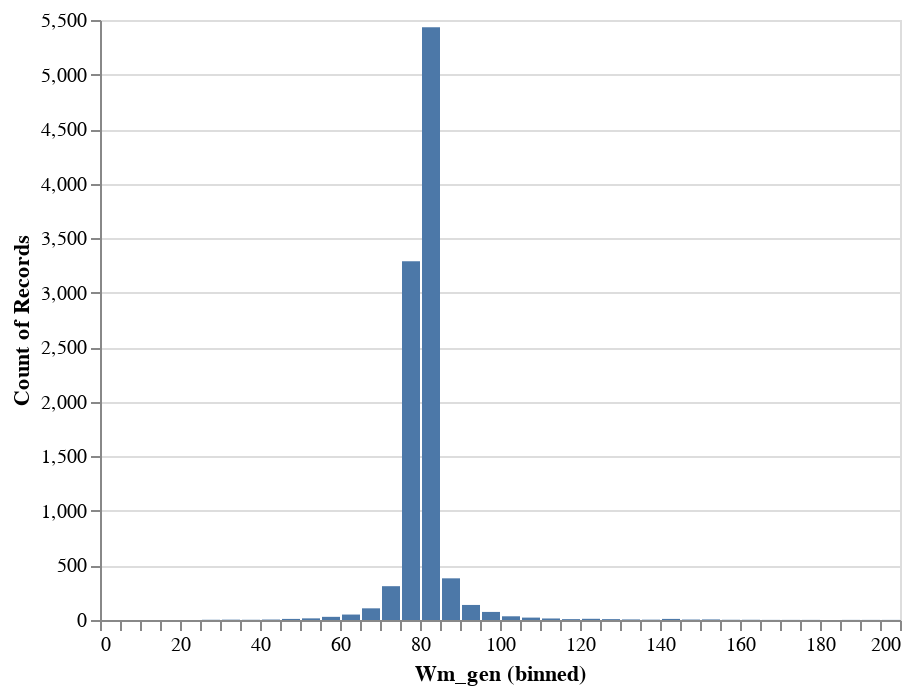

Notebook code for this chart:
### Markdown cell above
## Dataset
Simple W -> l nu data samples are used. Below, the generated W mass (Wm_gen), jigsaw reconstructed W mass (Wm_reco) and the difference of the two are shown.

### Code cell
alt.Chart(y_test).mark_bar().encode(alt.X(f"{definitions.TARGETS[dataset][target][0]}:Q", bin=alt.Bin(extent=[0, 200], step=5)), y="count()")

### Figure 1 — Vega-Lite specification as saved in the notebook (floating-point values rounded to 4 significant figures; data arrays with more than 128 entries replaced by an {"elided": "..."} marker saying what was removed)
{"config": {"view": {"continuousWidth": 400, "continuousHeight": 300}}, "data": {"name": "data-51c4a035e36d82b5c7dc006955430aa4"}, "mark": "bar", "encoding": {"x": {"type": "quantitative", "bin": {"extent": [0, 200], "step": 5}, "field": "Wm_gen"}, "y": {"type": "quantitative", "aggregate": "count"}}, "$schema": "https://vega.github.io/schema/vega-lite/v4.0.2.json", "datasets": {"data-51c4a035e36d82b5c7dc006955430aa4": {"elided": "10000 records"}}}
